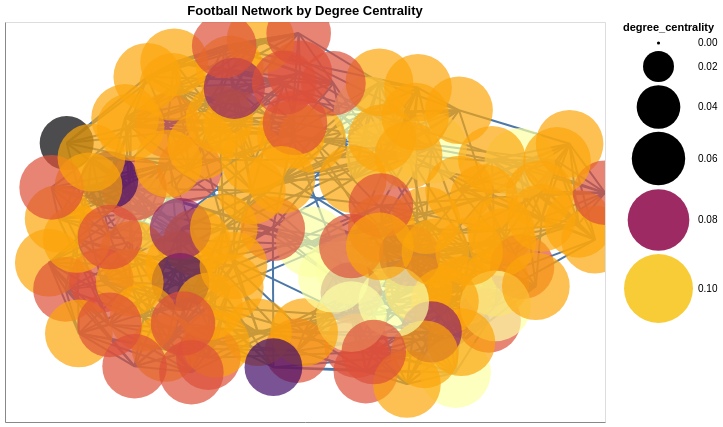

Notebook code cell kept with this figure:
### Markdown cell above
### Degree Centrality

Suposició: Els nodes importants tenen moltes connexions.

### Code cell
for n in G.nodes():
    G.nodes[n]['name'] = n
    G.nodes[n]['degree'] = d[n]
    G.nodes[n]['degree_centrality'] = metric_main_df[metric_main_df.index==n]['Degree Centrality'].values[0]
    G.nodes[n]['closeness_centrality'] = metric_main_df[metric_main_df.index==n]['Closeness Centrality'].values[0]
    G.nodes[n]['betweenness_centrality'] = metric_main_df[metric_main_df.index==n]['Betweenness Centrality'].values[0]
    G.nodes[n]['eigenvector_centrality'] = metric_main_df[metric_main_df.index==n]['Eigenvector Centrality'].values[0]
    G.nodes[n]['pagerank'] = metric_main_df[metric_main_df.index==n]['PageRank'].values[0]
    G.nodes[n]['hubs'] = metric_main_df[metric_main_df.index==n]['Hubs'].values[0]
    G.nodes[n]['authorities'] = metric_main_df[metric_main_df.index==n]['Authorities'].values[0]
    
pos = nx.kamada_kawai_layout(G)

e = nxa.draw_networkx_edges(G, pos=pos)  # get the edge layer
n = nxa.draw_networkx_nodes(G, pos=pos)  # get the node layer

fig, ax = plt.subplots(figsize=(16, 12))
ax = sns.barplot(x='Degree Centrality', y='Team', data=metric_main_df.sort_values(by='Degree Centrality', ascending=False)['Degree Centrality'].reset_index().rename(columns={'index': 'Team'})[:15], palette='rocket_r')
ax.set(title="Top 15 teams based on Degree Centrality")
plt.show()

e = e.mark_line().encode()
n = n.mark_circle().encode(
        color=alt.Color('degree_centrality:Q', scale=alt.Scale(scheme='inferno')), 
        size=alt.Size('degree_centrality:Q',
                     scale=alt.Scale(range=[10,5000])),
        tooltip=[alt.Tooltip('name'), alt.Tooltip('degree')]
        ).interactive()
(e+n).properties(width=600,height=400, title='Football Network by Degree Centrality')

### Figure 1 — Vega-Lite specification as saved in the notebook (floating-point values rounded to 4 significant figures; data arrays with more than 128 entries replaced by an {"elided": "..."} marker saying what was removed)
{"config": {"view": {"continuousWidth": 300, "continuousHeight": 300}}, "layer": [{"data": {"name": "data-c6e45f55288c418d95e0f765ffafb300"}, "mark": {"type": "line"}, "encoding": {"detail": {"field": "edge", "type": "quantitative"}, "x": {"axis": {"grid": false, "labels": false, "ticks": false, "title": ""}, "field": "x", "type": "quantitative"}, "y": {"axis": {"grid": false, "labels": false, "ticks": false, "title": ""}, "field": "y", "type": "quantitative"}}}, {"data": {"name": "data-54b6a065e8839618c9e9409270bf47f9"}, "mark": {"type": "circle"}, "encoding": {"color": {"field": "degree_centrality", "scale": {"scheme": "inferno"}, "type": "quantitative"}, "size": {"field": "degree_centrality", "scale": {"range": [10, 5000]}, "type": "quantitative"}, "tooltip": [{"field": "name", "type": "nominal"}, {"field": "degree", "type": "quantitative"}], "x": {"axis": {"grid": false, "labels": false, "ticks": false}, "field": "x", "type": "quantitative"}, "y": {"axis": {"grid": false, "labels": false, "ticks": false}, "field": "y", "type": "quantitative"}}, "name": "view_10"}], "height": 400, "params": [{"name": "param_11", "select": {"type": "interval", "encodings": ["x", "y"]}, "bind": "scales", "views": ["view_10"]}], "title": "Football Network by Degree Centrality", "width": 600, "$schema": "https://vega.github.io/schema/vega-lite/v5.8.0.json", "datasets": {"data-c6e45f55288c418d95e0f765ffafb300": {"elided": "1226 records"}, "data-54b6a065e8839618c9e9409270bf47f9": [{"closeness_centrality": 0.4238, "betweenness_centrality": 0.03249, "degree": 12, "x": 0.02114, "hubs": 0.01009, "authorities": 0.01009, "name": "BrighamYoung", "eigenvector_centrality": 0.1065, "pagerank": 0.009588, "degree_centrality": 0.1053, "value": 7, "y": -0.09886}, {"closeness_centrality": 0.413, "betweenness_centrality": 0.01762, "degree": 12, "x": -0.5185, "hubs": 0.009132, "authorities": 0.009132, "name": "FloridaState", "eigenvector_centrality": 0.09639, "pagerank": 0.009641, "degree_centrality": 0.1053, "value": 0, "y": 0.04338}, {"closeness_centrality": 0.4071, "betweenness_centrality": 0.01312, "degree": 12, "x": 0.4219, "hubs": 0.01102, "authorities": 0.01102, "name": "Iowa", "eigenvector_centrality": 0.1163, "pagerank": 0.009509, "degree_centrality": 0.1053, "value": 2, "y": 0.3695}, {"closeness_centrality": 0.4207, "betweenness_centrality": 0.02307, "degree": 12, "x": 0.1554, "hubs": 0.01007, "authorities": 0.01007, "name": "KansasState", "eigenvector_centrality": 0.1062, "pagerank": 0.009617, "degree_centrality": 0.1053, "value": 3, "y": -0.2353}, {"closeness_centrality": 0.4028, "betweenness_centrality": 0.01066, "degree": 11, "x": 0.523, "hubs": 0.009589, "authorities": 0.009589, "name": "NewMexico", "eigenvector_centrality": 0.1012, "pagerank": 0.008887, "degree_centrality": 0.09649, "value": 7, "y": -0.3398}, {"closeness_centrality": 0.3838, "betweenness_centrality": 0.01066, "degree": 12, "x": 0.5019, "hubs": 0.009692, "authorities": 0.009692, "name": "TexasTech", "eigenvector_centrality": 0.1023, "pagerank": 0.009677, "degree_centrality": 0.1053, "value": 3, "y": -0.7527}, {"closeness_centrality": 0.4254, "betweenness_centrality": 0.01968, "degree": 12, "x": 0.2126, "hubs": 0.01069, "authorities": 0.01069, "name": "PennState", "eigenvector_centrality": 0.1129, "pagerank": 0.009548, "degree_centrality": 0.1053, "value": 2, "y": 0.5506}, {"closeness_centrality": 0.4014, "betweenness_centrality": 0.01456, "degree": 12, "x": 0.7154, "hubs": 0.01144, "authorities": 0.01144, "name": "SouthernCalifornia", "eigenvector_centrality": 0.1207, "pagerank": 0.009491, "degree_centrality": 0.1053, "value": 8, "y": 0.2935}, {"closeness_centrality": 0.3608, "betweenness_centrality": 0.005009, "degree": 11, "x": 0.967, "hubs": 0.01022, "authorities": 0.01022, "name": "ArizonaState", "eigenvector_centrality": 0.1078, "pagerank": 0.008844, "degree_centrality": 0.09649, "value": 8, "y": -0.08838}, {"closeness_centrality": 0.3972, "betweenness_centrality": 0.01183, "degree": 11, "x": 0.5964, "hubs": 0.0101, "authorities": 0.0101, "name": "SanDiegoState", "eigenvector_centrality": 0.1065, "pagerank": 0.008836, "degree_centrality": 0.09649, "value": 7, "y": 0.1197}, {"closeness_centrality": 0.3813, "betweenness_centrality": 0.006908, "degree": 10, "x": 0.612, "hubs": 0.008553, "authorities": 0.008553, "name": "Baylor", "eigenvector_centrality": 0.09026, "pagerank": 0.008212, "degree_centrality": 0.08772, "value": 3, "y": -0.4921}, {"closeness_centrality": 0.4028, "betweenness_centrality": 0.0114, "degree": 10, "x": 0.2028, "hubs": 0.007569, "authorities": 0.007569, "name": "NorthTexas", "eigenvector_centrality": 0.07987, "pagerank": 0.008345, "degree_centrality": 0.08772, "value": 10, "y": -0.7459}, {"closeness_centrality": 0.3904, "betweenness_centrality": 0.01014, "degree": 10, "x": -0.4587, "hubs": 0.006738, "authorities": 0.006738, "name": "NorthernIllinois", "eigenvector_centrality": 0.07111, "pagerank": 0.008382, "degree_centrality": 0.08772, "value": 6, "y": 0.4831}, {"closeness_centrality": 0.4207, "betweenness_centrality": 0.01729, "degree": 11, "x": 0.0239, "hubs": 0.01004, "authorities": 0.01004, "name": "Northwestern", "eigenvector_centrality": 0.106, "pagerank": 0.008828, "degree_centrality": 0.09649, "value": 2, "y": 0.4166}, {"closeness_centrality": 0.3851, "betweenness_centrality": 0.007074, "degree": 10, "x": -0.01687, "hubs": 0.007261, "authorities": 0.007261, "name": "WesternMichigan", "eigenvector_centrality": 0.07663, "pagerank": 0.008323, "degree_centrality": 0.08772, "value": 6, "y": 0.746}, {"closeness_centrality": 0.4238, "betweenness_centrality": 0.0209, "degree": 12, "x": 0.254, "hubs": 0.01102, "authorities": 0.01102, "name": "Wisconsin", "eigenvector_centrality": 0.1163, "pagerank": 0.00951, "degree_centrality": 0.1053, "value": 2, "y": 0.3303}, {"closeness_centrality": 0.4238, "betweenness_centrality": 0.02221, "degree": 11, "x": 0.2559, "hubs": 0.009836, "authorities": 0.009836, "name": "Wyoming", "eigenvector_centrality": 0.1038, "pagerank": 0.008848, "degree_centrality": 0.09649, "value": 7, "y": -0.03191}, {"closeness_centrality": 0.4116, "betweenness_centrality": 0.0166, "degree": 11, "x": -0.4202, "hubs": 0.00775, "authorities": 0.00775, "name": "Auburn", "eigenvector_centrality": 0.08179, "pagerank": 0.009018, "degree_centrality": 0.09649, "value": 9, "y": -0.2146}, {"closeness_centrality": 0.38, "betweenness_centrality": 0.008493, "degree": 11, "x": -0.5257, "hubs": 0.007118, "authorities": 0.007118, "name": "Akron", "eigenvector_centrality": 0.07512, "pagerank": 0.009132, "degree_centrality": 0.09649, "value": 6, "y": 0.7257}, {"closeness_centrality": 0.3904, "betweenness_centrality": 0.009759, "degree": 11, "x": -0.5997, "hubs": 0.00791, "authorities": 0.00791, "name": "VirginiaTech", "eigenvector_centrality": 0.08348, "pagerank": 0.009006, "degree_centrality": 0.09649, "value": 1, "y": 0.5202}, {"closeness_centrality": 0.4028, "betweenness_centrality": 0.02305, "degree": 11, "x": -0.251, "hubs": 0.007695, "authorities": 0.007695, "name": "Alabama", "eigenvector_centrality": 0.08122, "pagerank": 0.00903, "degree_centrality": 0.09649, "value": 9, "y": -0.3266}, {"closeness_centrality": 0.3972, "betweenness_centrality": 0.02213, "degree": 11, "x": 0.5137, "hubs": 0.01042, "authorities": 0.01042, "name": "UCLA", "eigenvector_centrality": 0.11, "pagerank": 0.008813, "degree_centrality": 0.09649, "value": 8, "y": 0.1615}, {"closeness_centrality": 0.3677, "betweenness_centrality": 0.006733, "degree": 11, "x": 0.8819, "hubs": 0.01046, "authorities": 0.01046, "name": "Arizona", "eigenvector_centrality": 0.1103, "pagerank": 0.008813, "degree_centrality": 0.09649, "value": 8, "y": 0.3912}, {"closeness_centrality": 0.3851, "betweenness_centrality": 0.007589, "degree": 11, "x": 0.6531, "hubs": 0.009901, "authorities": 0.009901, "name": "Utah", "eigenvector_centrality": 0.1045, "pagerank": 0.008861, "degree_centrality": 0.09649, "value": 7, "y": -0.04197}, {"closeness_centrality": 0.4238, "betweenness_centrality": 0.0207, "degree": 10, "x": -0.02655, "hubs": 0.007611, "authorities": 0.007611, "name": "ArkansasState", "eigenvector_centrality": 0.08032, "pagerank": 0.008311, "degree_centrality": 0.08772, "value": 10, "y": -0.6439}, {"closeness_centrality": 0.413, "betweenness_centrality": 0.01778, "degree": 11, "x": -0.361, "hubs": 0.008848, "authorities": 0.008848, "name": "NorthCarolinaState", "eigenvector_centrality": 0.09338, "pagerank": 0.008909, "degree_centrality": 0.09649, "value": 0, "y": -0.102}, {"closeness_centrality": 0.3986, "betweenness_centrality": 0.017, "degree": 10, "x": -0.3847, "hubs": 0.006719, "authorities": 0.006719, "name": "BallState", "eigenvector_centrality": 0.07092, "pagerank": 0.008392, "degree_centrality": 0.08772, "value": 6, "y": 0.2619}, {"closeness_centrality": 0.3826, "betweenness_centrality": 0.01066, "degree": 11, "x": -0.854, "hubs": 0.007534, "authorities": 0.007534, "name": "Florida", "eigenvector_centrality": 0.07951, "pagerank": 0.009035, "degree_centrality": 0.09649, "value": 9, "y": -0.2036}, {"closeness_centrality": 0.4086, "betweenness_centrality": 0.01817, "degree": 9, "x": 0.1538, "hubs": 0.006644, "authorities": 0.006644, "name": "BoiseState", "eigenvector_centrality": 0.07011, "pagerank": 0.007636, "degree_centrality": 0.07895, "value": 11, "y": -0.3542}, {"closeness_centrality": 0.4, "betweenness_centrality": 0.009029, "degree": 11, "x": -0.2266, "hubs": 0.008126, "authorities": 0.008126, "name": "BostonCollege", "eigenvector_centrality": 0.08576, "pagerank": 0.008999, "degree_centrality": 0.09649, "value": 1, "y": 0.4843}, {"closeness_centrality": 0.4101, "betweenness_centrality": 0.01509, "degree": 11, "x": -0.167, "hubs": 0.008295, "authorities": 0.008295, "name": "WestVirginia", "eigenvector_centrality": 0.08755, "pagerank": 0.00896, "degree_centrality": 0.09649, "value": 1, "y": 0.3089}, {"closeness_centrality": 0.3787, "betweenness_centrality": 0.008418, "degree": 11, "x": -0.1479, "hubs": 0.007822, "authorities": 0.007822, "name": "BowlingGreenState", "eigenvector_centrality": 0.08255, "pagerank": 0.009018, "degree_centrality": 0.09649, "value": 6, "y": 0.9123}, {"closeness_centrality": 0.4101, "betweenness_centrality": 0.01488, "degree": 11, "x": 0.3671, "hubs": 0.01035, "authorities": 0.01035, "name": "Michigan", "eigenvector_centrality": 0.1092, "pagerank": 0.0088, "degree_centrality": 0.09649, "value": 2, "y": 0.5269}, {"closeness_centrality": 0.3878, "betweenness_centrality": 0.007354, "degree": 10, "x": -0.568, "hubs": 0.007899, "authorities": 0.007899, "name": "Virginia", "eigenvector_centrality": 0.08337, "pagerank": 0.008215, "degree_centrality": 0.08772, "value": 0, "y": 0.1677}, {"closeness_centrality": 0.3762, "betweenness_centrality": 0.008026, "degree": 11, "x": -0.4361, "hubs": 0.007278, "authorities": 0.007278, "name": "Buffalo", "eigenvector_centrality": 0.07682, "pagerank": 0.009101, "degree_centrality": 0.09649, "value": 6, "y": 0.7986}, {"closeness_centrality": 0.3972, "betweenness_centrality": 0.01548, "degree": 11, "x": -0.3458, "hubs": 0.008382, "authorities": 0.008382, "name": "Syracuse", "eigenvector_centrality": 0.08846, "pagerank": 0.00894, "degree_centrality": 0.09649, "value": 1, "y": 0.3813}, {"closeness_centrality": 0.4014, "betweenness_centrality": 0.01321, "degree": 8, "x": -0.652, "hubs": 0.00532, "authorities": 0.00532, "name": "CentralFlorida", "eigenvector_centrality": 0.05614, "pagerank": 0.006976, "degree_centrality": 0.07018, "value": 5, "y": 0.2096}, {"closeness_centrality": 0.3945, "betweenness_centrality": 0.009131, "degree": 11, "x": -0.8212, "hubs": 0.008152, "authorities": 0.008152, "name": "GeorgiaTech", "eigenvector_centrality": 0.08603, "pagerank": 0.008981, "degree_centrality": 0.09649, "value": 0, "y": 0.01623}, {"closeness_centrality": 0.4043, "betweenness_centrality": 0.02519, "degree": 11, "x": -0.04704, "hubs": 0.007627, "authorities": 0.007627, "name": "CentralMichigan", "eigenvector_centrality": 0.08049, "pagerank": 0.009069, "degree_centrality": 0.09649, "value": 6, "y": 0.4356}, {"closeness_centrality": 0.4071, "betweenness_centrality": 0.0107, "degree": 11, "x": 0.248, "hubs": 0.009891, "authorities": 0.009891, "name": "Purdue", "eigenvector_centrality": 0.1044, "pagerank": 0.008838, "degree_centrality": 0.09649, "value": 2, "y": 0.6986}, {"closeness_centrality": 0.3986, "betweenness_centrality": 0.01398, "degree": 11, "x": 0.6351, "hubs": 0.009758, "authorities": 0.009758, "name": "Colorado", "eigenvector_centrality": 0.103, "pagerank": 0.00887, "degree_centrality": 0.09649, "value": 3, "y": -0.3028}, {"closeness_centrality": 0.3958, "betweenness_centrality": 0.006439, "degree": 10, "x": 0.7234, "hubs": 0.009395, "authorities": 0.009395, "name": "ColoradoState", "eigenvector_centrality": 0.09914, "pagerank": 0.008127, "degree_centrality": 0.08772, "value": 7, "y": -0.2247}, {"closeness_centrality": 0.3701, "betweenness_centrality": 0.00779, "degree": 7, "x": -0.7943, "hubs": 0.004577, "authorities": 0.004577, "name": "Connecticut", "eigenvector_centrality": 0.04831, "pagerank": 0.006269, "degree_centrality": 0.0614, "value": 5, "y": 0.3946}, {"closeness_centrality": 0.3958, "betweenness_centrality": 0.0136, "degree": 11, "x": -0.5812, "hubs": 0.007065, "authorities": 0.007065, "name": "EasternMichigan", "eigenvector_centrality": 0.07457, "pagerank": 0.009144, "degree_centrality": 0.09649, "value": 6, "y": 0.4748}, {"closeness_centrality": 0.4, "betweenness_centrality": 0.01437, "degree": 11, "x": -0.5741, "hubs": 0.008148, "authorities": 0.008148, "name": "EastCarolina", "eigenvector_centrality": 0.08599, "pagerank": 0.008973, "degree_centrality": 0.09649, "value": 4, "y": -0.1626}, {"closeness_centrality": 0.3972, "betweenness_centrality": 0.01144, "degree": 11, "x": -0.7216, "hubs": 0.008579, "authorities": 0.008579, "name": "Duke", "eigenvector_centrality": 0.09054, "pagerank": 0.008918, "degree_centrality": 0.09649, "value": 0, "y": 0.1776}, {"closeness_centrality": 0.3931, "betweenness_centrality": 0.01035, "degree": 11, "x": 0.6578, "hubs": 0.01133, "authorities": 0.01133, "name": "FresnoState", "eigenvector_centrality": 0.1196, "pagerank": 0.00874, "degree_centrality": 0.09649, "value": 11, "y": -0.101}, {"closeness_centrality": 0.4057, "betweenness_centrality": 0.0151, "degree": 11, "x": 0.5134, "hubs": 0.01043, "authorities": 0.01043, "name": "OhioState", "eigenvector_centrality": 0.1101, "pagerank": 0.008795, "degree_centrality": 0.09649, "value": 2, "y": 0.5587}, {"closeness_centrality": 0.4101, "betweenness_centrality": 0.01779, "degree": 11, "x": -0.1567, "hubs": 0.008766, "authorities": 0.008766, "name": "Houston", "eigenvector_centrality": 0.09251, "pagerank": 0.008932, "degree_centrality": 0.09649, "value": 4, "y": -0.5513}, {"closeness_centrality": 0.4043, "betweenness_centrality": 0.009785, "degree": 11, "x": 0.3787, "hubs": 0.01111, "authorities": 0.01111, "name": "Rice", "eigenvector_centrality": 0.1172, "pagerank": 0.008755, "degree_centrality": 0.09649, "value": 11, "y": -0.3354}, {"closeness_centrality": 0.3986, "betweenness_centrality": 0.01437, "degree": 9, "x": 0.3486, "hubs": 0.007045, "authorities": 0.007045, "name": "Idaho", "eigenvector_centrality": 0.07434, "pagerank": 0.0076, "degree_centrality": 0.07895, "value": 10, "y": -0.1684}, {"closeness_centrality": 0.3945, "betweenness_centrality": 0.0149, "degree": 11, "x": 0.6232, "hubs": 0.00988, "authorities": 0.00988, "name": "Washington", "eigenvector_centrality": 0.1042, "pagerank": 0.008873, "degree_centrality": 0.09649, "value": 8, "y": 0.3111}, {"closeness_centrality": 0.3972, "betweenness_centrality": 0.009851, "degree": 10, "x": 0.1724, "hubs": 0.0088, "authorities": 0.0088, "name": "Kansas", "eigenvector_centrality": 0.09286, "pagerank": 0.008184, "degree_centrality": 0.08772, "value": 3, "y": -0.6186}, {"closeness_centrality": 0.4116, "betweenness_centrality": 0.01656, "degree": 12, "x": 0.1548, "hubs": 0.01162, "authorities": 0.01162, "name": "SouthernMethodist", "eigenvector_centrality": 0.1226, "pagerank": 0.009472, "degree_centrality": 0.1053, "value": 11, "y": -0.4728}, {"closeness_centrality": 0.3738, "betweenness_centrality": 0.003906, "degree": 10, "x": -0.02101, "hubs": 0.007204, "authorities": 0.007204, "name": "Kent", "eigenvector_centrality": 0.07603, "pagerank": 0.008302, "degree_centrality": 0.08772, "value": 6, "y": 0.9438}, {"closeness_centrality": 0.3931, "betweenness_centrality": 0.01173, "degree": 11, "x": -0.2502, "hubs": 0.008411, "authorities": 0.008411, "name": "Pittsburgh", "eigenvector_centrality": 0.08877, "pagerank": 0.008941, "degree_centrality": 0.09649, "value": 1, "y": 0.7629}, {"closeness_centrality": 0.3813, "betweenness_centrality": 0.00954, "degree": 10, "x": -0.7985, "hubs": 0.007159, "authorities": 0.007159, "name": "Kentucky", "eigenvector_centrality": 0.07555, "pagerank": 0.008289, "degree_centrality": 0.08772, "value": 9, "y": -0.3369}, {"closeness_centrality": 0.3972, "betweenness_centrality": 0.01038, "degree": 10, "x": -0.6788, "hubs": 0.007164, "authorities": 0.007164, "name": "Louisville", "eigenvector_centrality": 0.07561, "pagerank": 0.008331, "degree_centrality": 0.08772, "value": 4, "y": -0.2922}, {"closeness_centrality": 0.4368, "betweenness_centrality": 0.02882, "degree": 10, "x": -0.1073, "hubs": 0.0075, "authorities": 0.0075, "name": "LouisianaTech", "eigenvector_centrality": 0.07915, "pagerank": 0.008371, "degree_centrality": 0.08772, "value": 11, "y": -0.03414}, {"closeness_centrality": 0.3972, "betweenness_centrality": 0.01087, "degree": 8, "x": -0.4149, "hubs": 0.005171, "authorities": 0.005171, "name": "LouisianaMonroe", "eigenvector_centrality": 0.05457, "pagerank": 0.007029, "degree_centrality": 0.07018, "value": 10, "y": -0.3}, {"closeness_centrality": 0.4116, "betweenness_centrality": 0.0152, "degree": 11, "x": 0.1593, "hubs": 0.00966, "authorities": 0.00966, "name": "Minnesota", "eigenvector_centrality": 0.1019, "pagerank": 0.008888, "degree_centrality": 0.09649, "value": 2, "y": 0.2143}, {"closeness_centrality": 0.4043, "betweenness_centrality": 0.02076, "degree": 11, "x": -0.2853, "hubs": 0.007829, "authorities": 0.007829, "name": "MiamiOhio", "eigenvector_centrality": 0.08263, "pagerank": 0.009014, "degree_centrality": 0.09649, "value": 6, "y": 0.5131}, {"closeness_centrality": 0.3918, "betweenness_centrality": 0.0142, "degree": 11, "x": -0.761, "hubs": 0.007819, "authorities": 0.007819, "name": "Vanderbilt", "eigenvector_centrality": 0.08253, "pagerank": 0.008985, "degree_centrality": 0.09649, "value": 9, "y": -0.085}, {"closeness_centrality": 0.4191, "betweenness_centrality": 0.01829, "degree": 9, "x": -0.4153, "hubs": 0.005876, "authorities": 0.005876, "name": "MiddleTennesseeState", "eigenvector_centrality": 0.06202, "pagerank": 0.007749, "degree_centrality": 0.07895, "value": 10, "y": -0.03352}, {"closeness_centrality": 0.4176, "betweenness_centrality": 0.02037, "degree": 11, "x": 0.2564, "hubs": 0.01009, "authorities": 0.01009, "name": "Illinois", "eigenvector_centrality": 0.1065, "pagerank": 0.008842, "degree_centrality": 0.09649, "value": 2, "y": 0.4192}, {"closeness_centrality": 0.3958, "betweenness_centrality": 0.0101, "degree": 11, "x": -0.5379, "hubs": 0.007714, "authorities": 0.007714, "name": "MississippiState", "eigenvector_centrality": 0.08142, "pagerank": 0.009021, "degree_centrality": 0.09649, "value": 9, "y": -0.4778}, {"closeness_centrality": 0.4014, "betweenness_centrality": 0.0107, "degree": 11, "x": -0.4649, "hubs": 0.007809, "authorities": 0.007809, "name": "Memphis", "eigenvector_centrality": 0.08241, "pagerank": 0.009034, "degree_centrality": 0.09649, "value": 4, "y": -0.6299}, {"closeness_centrality": 0.4014, "betweenness_centrality": 0.01181, "degree": 12, "x": 0.6344, "hubs": 0.0121, "authorities": 0.0121, "name": "Nevada", "eigenvector_centrality": 0.1277, "pagerank": 0.009438, "degree_centrality": 0.1053, "value": 11, "y": -0.4194}, {"closeness_centrality": 0.3918, "betweenness_centrality": 0.01076, "degree": 11, "x": 0.7821, "hubs": 0.01044, "authorities": 0.01044, "name": "Oregon", "eigenvector_centrality": 0.1102, "pagerank": 0.008824, "degree_centrality": 0.09649, "value": 8, "y": 0.1386}, {"closeness_centrality": 0.4222, "betweenness_centrality": 0.02414, "degree": 11, "x": -0.002929, "hubs": 0.00846, "authorities": 0.00846, "name": "NewMexicoState", "eigenvector_centrality": 0.08927, "pagerank": 0.009007, "degree_centrality": 0.09649, "value": 10, "y": -0.5509}, {"closeness_centrality": 0.4043, "betweenness_centrality": 0.01519, "degree": 11, "x": -0.5841, "hubs": 0.007632, "authorities": 0.007632, "name": "SouthCarolina", "eigenvector_centrality": 0.08055, "pagerank": 0.009016, "degree_centrality": 0.09649, "value": 9, "y": -0.3024}, {"closeness_centrality": 0.3918, "betweenness_centrality": 0.01257, "degree": 10, "x": 0.09483, "hubs": 0.007283, "authorities": 0.007283, "name": "Ohio", "eigenvector_centrality": 0.07686, "pagerank": 0.008301, "degree_centrality": 0.08772, "value": 6, "y": 0.6936}, {"closeness_centrality": 0.4101, "betweenness_centrality": 0.0163, "degree": 11, "x": 0.4037, "hubs": 0.009571, "authorities": 0.009571, "name": "IowaState", "eigenvector_centrality": 0.101, "pagerank": 0.008882, "degree_centrality": 0.09649, "value": 3, "y": 0.008722}, {"closeness_centrality": 0.3851, "betweenness_centrality": 0.008117, "degree": 11, "x": 0.7695, "hubs": 0.01136, "authorities": 0.01136, "name": "SanJoseState", "eigenvector_centrality": 0.1199, "pagerank": 0.008737, "degree_centrality": 0.09649, "value": 11, "y": -0.3213}, {"closeness_centrality": 0.4, "betweenness_centrality": 0.01017, "degree": 11, "x": 0.5472, "hubs": 0.00989, "authorities": 0.00989, "name": "Nebraska", "eigenvector_centrality": 0.1044, "pagerank": 0.008853, "degree_centrality": 0.09649, "value": 3, "y": -0.1472}, {"closeness_centrality": 0.3972, "betweenness_centrality": 0.01168, "degree": 10, "x": -0.322, "hubs": 0.007361, "authorities": 0.007361, "name": "SouthernMississippi", "eigenvector_centrality": 0.07768, "pagerank": 0.008287, "degree_centrality": 0.08772, "value": 4, "y": -0.6788}, {"closeness_centrality": 0.3787, "betweenness_centrality": 0.005947, "degree": 11, "x": -0.7537, "hubs": 0.007323, "authorities": 0.007323, "name": "Tennessee", "eigenvector_centrality": 0.07729, "pagerank": 0.009069, "degree_centrality": 0.09649, "value": 9, "y": -0.5569}, {"closeness_centrality": 0.3918, "betweenness_centrality": 0.0119, "degree": 11, "x": 0.7893, "hubs": 0.01043, "authorities": 0.01043, "name": "Stanford", "eigenvector_centrality": 0.1101, "pagerank": 0.008816, "degree_centrality": 0.09649, "value": 8, "y": 0.02079}, {"closeness_centrality": 0.3666, "betweenness_centrality": 0.005523, "degree": 11, "x": 0.9115, "hubs": 0.009885, "authorities": 0.009885, "name": "WashingtonState", "eigenvector_centrality": 0.1043, "pagerank": 0.008883, "degree_centrality": 0.09649, "value": 8, "y": -0.008956}, {"closeness_centrality": 0.3918, "betweenness_centrality": 0.008171, "degree": 11, "x": -0.4402, "hubs": 0.008185, "authorities": 0.008185, "name": "Temple", "eigenvector_centrality": 0.08639, "pagerank": 0.008959, "degree_centrality": 0.09649, "value": 1, "y": 0.6751}, {"closeness_centrality": 0.4351, "betweenness_centrality": 0.02916, "degree": 11, "x": -0.1773, "hubs": 0.008567, "authorities": 0.008567, "name": "Navy", "eigenvector_centrality": 0.09041, "pagerank": 0.008949, "degree_centrality": 0.09649, "value": 5, "y": 0.1574}, {"closeness_centrality": 0.4057, "betweenness_centrality": 0.01151, "degree": 11, "x": 0.4664, "hubs": 0.009791, "authorities": 0.009791, "name": "TexasA&M", "eigenvector_centrality": 0.1033, "pagerank": 0.008861, "degree_centrality": 0.09649, "value": 3, "y": -0.3958}, {"closeness_centrality": 0.4222, "betweenness_centrality": 0.03353, "degree": 11, "x": 0.3453, "hubs": 0.009563, "authorities": 0.009563, "name": "NotreDame", "eigenvector_centrality": 0.1009, "pagerank": 0.008864, "degree_centrality": 0.09649, "value": 5, "y": 0.3351}, {"closeness_centrality": 0.3945, "betweenness_centrality": 0.006637, "degree": 11, "x": 0.5212, "hubs": 0.01104, "authorities": 0.01104, "name": "TexasElPaso", "eigenvector_centrality": 0.1165, "pagerank": 0.008764, "degree_centrality": 0.09649, "value": 11, "y": -0.601}, {"closeness_centrality": 0.3851, "betweenness_centrality": 0.007433, "degree": 11, "x": 0.3398, "hubs": 0.00968, "authorities": 0.00968, "name": "Oklahoma", "eigenvector_centrality": 0.1021, "pagerank": 0.008881, "degree_centrality": 0.09649, "value": 3, "y": -0.8099}, {"closeness_centrality": 0.3931, "betweenness_centrality": 0.008034, "degree": 9, "x": -0.2356, "hubs": 0.00646, "authorities": 0.00646, "name": "Toledo", "eigenvector_centrality": 0.06817, "pagerank": 0.007617, "degree_centrality": 0.07895, "value": 6, "y": 0.6686}, {"closeness_centrality": 0.4101, "betweenness_centrality": 0.01238, "degree": 11, "x": -0.3199, "hubs": 0.00833, "authorities": 0.00833, "name": "Tulane", "eigenvector_centrality": 0.08791, "pagerank": 0.008983, "degree_centrality": 0.09649, "value": 4, "y": -0.4213}, {"closeness_centrality": 0.4086, "betweenness_centrality": 0.0142, "degree": 11, "x": -0.297, "hubs": 0.007942, "authorities": 0.007942, "name": "Mississippi", "eigenvector_centrality": 0.08382, "pagerank": 0.008995, "degree_centrality": 0.09649, "value": 9, "y": -0.6088}, {"closeness_centrality": 0.4302, "betweenness_centrality": 0.02008, "degree": 12, "x": 0.09517, "hubs": 0.01149, "authorities": 0.01149, "name": "Tulsa", "eigenvector_centrality": 0.1213, "pagerank": 0.009495, "degree_centrality": 0.1053, "value": 11, "y": -0.2761}, {"closeness_centrality": 0.4043, "betweenness_centrality": 0.01716, "degree": 11, "x": -0.4557, "hubs": 0.008667, "authorities": 0.008667, "name": "NorthCarolina", "eigenvector_centrality": 0.09147, "pagerank": 0.008919, "degree_centrality": 0.09649, "value": 0, "y": 0.2914}, {"closeness_centrality": 0.3918, "betweenness_centrality": 0.00862, "degree": 9, "x": 0.4207, "hubs": 0.007164, "authorities": 0.007164, "name": "UtahState", "eigenvector_centrality": 0.0756, "pagerank": 0.007587, "degree_centrality": 0.07895, "value": 5, "y": -0.5493}, {"closeness_centrality": 0.4161, "betweenness_centrality": 0.01654, "degree": 11, "x": -0.2385, "hubs": 0.008323, "authorities": 0.008323, "name": "Army", "eigenvector_centrality": 0.08784, "pagerank": 0.008968, "degree_centrality": 0.09649, "value": 4, "y": -0.2174}, {"closeness_centrality": 0.4238, "betweenness_centrality": 0.02384, "degree": 11, "x": -0.2707, "hubs": 0.00852, "authorities": 0.00852, "name": "Cincinnati", "eigenvector_centrality": 0.08992, "pagerank": 0.008947, "degree_centrality": 0.09649, "value": 4, "y": -0.02995}, {"closeness_centrality": 0.4086, "betweenness_centrality": 0.01395, "degree": 10, "x": 0.253, "hubs": 0.008918, "authorities": 0.008918, "name": "AirForce", "eigenvector_centrality": 0.0941, "pagerank": 0.008157, "degree_centrality": 0.08772, "value": 7, "y": 0.08285}, {"closeness_centrality": 0.3918, "betweenness_centrality": 0.005317, "degree": 10, "x": -0.06926, "hubs": 0.007649, "authorities": 0.007649, "name": "Rutgers", "eigenvector_centrality": 0.08073, "pagerank": 0.008243, "degree_centrality": 0.08772, "value": 1, "y": 0.6961}, {"closeness_centrality": 0.3851, "betweenness_centrality": 0.006927, "degree": 10, "x": -0.6517, "hubs": 0.007091, "authorities": 0.007091, "name": "Georgia", "eigenvector_centrality": 0.07484, "pagerank": 0.008293, "degree_centrality": 0.08772, "value": 9, "y": -0.5144}, {"closeness_centrality": 0.3762, "betweenness_centrality": 0.00694, "degree": 10, "x": -0.5681, "hubs": 0.007001, "authorities": 0.007001, "name": "LouisianaState", "eigenvector_centrality": 0.07389, "pagerank": 0.008308, "degree_centrality": 0.08772, "value": 9, "y": -0.7214}, {"closeness_centrality": 0.3958, "betweenness_centrality": 0.01039, "degree": 8, "x": -0.1053, "hubs": 0.005582, "authorities": 0.005582, "name": "LouisianaLafayette", "eigenvector_centrality": 0.0589, "pagerank": 0.006986, "degree_centrality": 0.07018, "value": 10, "y": -0.7258}, {"closeness_centrality": 0.3878, "betweenness_centrality": 0.01414, "degree": 11, "x": 0.3987, "hubs": 0.009117, "authorities": 0.009117, "name": "Texas", "eigenvector_centrality": 0.09621, "pagerank": 0.008947, "degree_centrality": 0.09649, "value": 3, "y": -0.6615}, {"closeness_centrality": 0.3762, "betweenness_centrality": 0.009063, "degree": 10, "x": -0.2694, "hubs": 0.007144, "authorities": 0.007144, "name": "Marshall", "eigenvector_centrality": 0.0754, "pagerank": 0.008317, "degree_centrality": 0.08772, "value": 6, "y": 0.8802}, {"closeness_centrality": 0.4028, "betweenness_centrality": 0.01178, "degree": 11, "x": 0.3766, "hubs": 0.01009, "authorities": 0.01009, "name": "MichiganState", "eigenvector_centrality": 0.1065, "pagerank": 0.008825, "degree_centrality": 0.09649, "value": 2, "y": 0.6712}, {"closeness_centrality": 0.4043, "betweenness_centrality": 0.01829, "degree": 10, "x": -0.03338, "hubs": 0.007743, "authorities": 0.007743, "name": "MiamiFlorida", "eigenvector_centrality": 0.08172, "pagerank": 0.008243, "degree_centrality": 0.08772, "value": 1, "y": 0.4949}, {"closeness_centrality": 0.4014, "betweenness_centrality": 0.01593, "degree": 10, "x": 0.1543, "hubs": 0.008559, "authorities": 0.008559, "name": "Missouri", "eigenvector_centrality": 0.09032, "pagerank": 0.008204, "degree_centrality": 0.08772, "value": 3, "y": -0.1203}, {"closeness_centrality": 0.3904, "betweenness_centrality": 0.01354, "degree": 10, "x": -0.65, "hubs": 0.007745, "authorities": 0.007745, "name": "Clemson", "eigenvector_centrality": 0.08175, "pagerank": 0.008232, "degree_centrality": 0.08772, "value": 0, "y": -0.07573}, {"closeness_centrality": 0.4222, "betweenness_centrality": 0.01882, "degree": 12, "x": 0.2957, "hubs": 0.01078, "authorities": 0.01078, "name": "NevadaLasVegas", "eigenvector_centrality": 0.1137, "pagerank": 0.009541, "degree_centrality": 0.1053, "value": 7, "y": -0.3988}, {"closeness_centrality": 0.3864, "betweenness_centrality": 0.004372, "degree": 10, "x": -0.8446, "hubs": 0.007762, "authorities": 0.007762, "name": "WakeForest", "eigenvector_centrality": 0.08192, "pagerank": 0.008225, "degree_centrality": 0.08772, "value": 0, "y": 0.173}, {"closeness_centrality": 0.427, "betweenness_centrality": 0.0205, "degree": 11, "x": -0.07873, "hubs": 0.009952, "authorities": 0.009952, "name": "Indiana", "eigenvector_centrality": 0.105, "pagerank": 0.008827, "degree_centrality": 0.09649, "value": 2, "y": 0.2106}, {"closeness_centrality": 0.3986, "betweenness_centrality": 0.01036, "degree": 10, "x": 0.2293, "hubs": 0.00868, "authorities": 0.00868, "name": "OklahomaState", "eigenvector_centrality": 0.0916, "pagerank": 0.008196, "degree_centrality": 0.08772, "value": 3, "y": -0.6503}, {"closeness_centrality": 0.354, "betweenness_centrality": 0.003002, "degree": 10, "x": 1.0, "hubs": 0.009571, "authorities": 0.009571, "name": "OregonState", "eigenvector_centrality": 0.101, "pagerank": 0.008123, "degree_centrality": 0.08772, "value": 8, "y": 0.1462}, {"closeness_centrality": 0.3918, "betweenness_centrality": 0.008957, "degree": 11, "x": -0.712, "hubs": 0.008269, "authorities": 0.008269, "name": "Maryland", "eigenvector_centrality": 0.08727, "pagerank": 0.008962, "degree_centrality": 0.09649, "value": 0, "y": 0.3218}, {"closeness_centrality": 0.413, "betweenness_centrality": 0.01437, "degree": 11, "x": 0.2495, "hubs": 0.01089, "authorities": 0.01089, "name": "TexasChristian", "eigenvector_centrality": 0.1149, "pagerank": 0.008777, "degree_centrality": 0.09649, "value": 4, "y": -0.1215}, {"closeness_centrality": 0.3826, "betweenness_centrality": 0.007516, "degree": 11, "x": 0.84, "hubs": 0.01054, "authorities": 0.01054, "name": "California", "eigenvector_centrality": 0.1112, "pagerank": 0.008809, "degree_centrality": 0.09649, "value": 8, "y": 0.3052}, {"closeness_centrality": 0.3958, "betweenness_centrality": 0.01158, "degree": 10, "x": -0.4066, "hubs": 0.006918, "authorities": 0.006918, "name": "AlabamaBirmingham", "eigenvector_centrality": 0.07301, "pagerank": 0.008369, "degree_centrality": 0.08772, "value": 4, "y": -0.5075}, {"closeness_centrality": 0.3775, "betweenness_centrality": 0.006498, "degree": 10, "x": -0.3788, "hubs": 0.006675, "authorities": 0.006675, "name": "Arkansas", "eigenvector_centrality": 0.07045, "pagerank": 0.008369, "degree_centrality": 0.08772, "value": 9, "y": -0.7512}, {"closeness_centrality": 0.413, "betweenness_centrality": 0.01025, "degree": 11, "x": 0.4346, "hubs": 0.01115, "authorities": 0.01115, "name": "Hawaii", "eigenvector_centrality": 0.1177, "pagerank": 0.008759, "degree_centrality": 0.09649, "value": 11, "y": -0.1516}]}}
